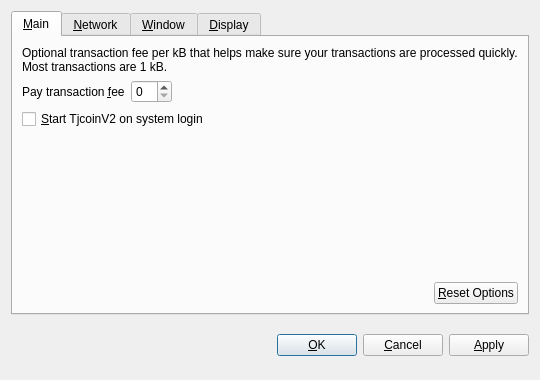
<?xml version="1.0" encoding="UTF-8"?>
<ui version="4.0">
 <class>OptionsDialog</class>
 <widget class="QDialog" name="OptionsDialog">
  <property name="geometry">
   <rect>
    <x>0</x>
    <y>0</y>
    <width>540</width>
    <height>380</height>
   </rect>
  </property>
  <property name="windowTitle">
   <string>Options</string>
  </property>
  <property name="modal">
   <bool>true</bool>
  </property>
  <layout class="QVBoxLayout" name="verticalLayout">
   <item>
    <widget class="QTabWidget" name="tabWidget">
     <property name="tabPosition">
      <enum>QTabWidget::North</enum>
     </property>
     <property name="currentIndex">
      <number>0</number>
     </property>
     <widget class="QWidget" name="tabMain">
      <attribute name="title">
       <string>&amp;Main</string>
      </attribute>
      <layout class="QVBoxLayout" name="verticalLayout_Main">
       <item>
        <widget class="QLabel" name="transactionFeeInfoLabel">
         <property name="text">
          <string>Optional transaction fee per kB that helps make sure your transactions are processed quickly. Most transactions are 1 kB.</string>
         </property>
         <property name="textFormat">
          <enum>Qt::PlainText</enum>
         </property>
         <property name="wordWrap">
          <bool>true</bool>
         </property>
        </widget>
       </item>
       <item>
        <layout class="QHBoxLayout" name="horizontalLayout_1_Main">
         <item>
          <widget class="QLabel" name="transactionFeeLabel">
           <property name="text">
            <string>Pay transaction &amp;fee</string>
           </property>
           <property name="textFormat">
            <enum>Qt::PlainText</enum>
           </property>
           <property name="buddy">
            <cstring>transactionFee</cstring>
           </property>
          </widget>
         </item>
         <item>
          <widget class="BitcoinAmountField" name="transactionFee"/>
         </item>
         <item>
          <spacer name="horizontalSpacer_1_Main">
           <property name="orientation">
            <enum>Qt::Horizontal</enum>
           </property>
           <property name="sizeHint" stdset="0">
            <size>
             <width>40</width>
             <height>20</height>
            </size>
           </property>
          </spacer>
         </item>
        </layout>
       </item>
       <item>
        <widget class="QCheckBox" name="bitcoinAtStartup">
         <property name="toolTip">
          <string>Automatically start TjcoinV2 after logging in to the system.</string>
         </property>
         <property name="text">
          <string>&amp;Start TjcoinV2 on system login</string>
         </property>
        </widget>
       </item>
       <item>
        <spacer name="verticalSpacer_Main">
         <property name="orientation">
          <enum>Qt::Vertical</enum>
         </property>
         <property name="sizeHint" stdset="0">
          <size>
           <width>20</width>
           <height>40</height>
          </size>
         </property>
        </spacer>
       </item>
       <item>
        <layout class="QHBoxLayout" name="horizontalLayout_2_Main">
         <item>
          <spacer name="horizontalSpacer_2_Main">
           <property name="orientation">
            <enum>Qt::Horizontal</enum>
           </property>
           <property name="sizeHint" stdset="0">
            <size>
             <width>40</width>
             <height>20</height>
            </size>
           </property>
          </spacer>
         </item>
         <item>
          <widget class="QPushButton" name="resetButton">
           <property name="toolTip">
            <string>Reset all client options to default.</string>
           </property>
           <property name="text">
            <string>&amp;Reset Options</string>
           </property>
           <property name="autoDefault">
            <bool>false</bool>
           </property>
          </widget>
         </item>
        </layout>
       </item>
      </layout>
     </widget>
     <widget class="QWidget" name="tabNetwork">
      <attribute name="title">
       <string>&amp;Network</string>
      </attribute>
      <layout class="QVBoxLayout" name="verticalLayout_Network">
       <item>
        <widget class="QCheckBox" name="mapPortUpnp">
         <property name="toolTip">
          <string>Automatically open the TjcoinV2 client port on the router. This only works when your router supports UPnP and it is enabled.</string>
         </property>
         <property name="text">
          <string>Map port using &amp;UPnP</string>
         </property>
        </widget>
       </item>
       <item>
        <widget class="QCheckBox" name="connectSocks">
         <property name="toolTip">
          <string>Connect to the TjcoinV2 network through a SOCKS proxy (e.g. when connecting through Tor).</string>
         </property>
         <property name="text">
          <string>&amp;Connect through SOCKS proxy:</string>
         </property>
        </widget>
       </item>
       <item>
        <layout class="QHBoxLayout" name="horizontalLayout_Network">
         <item>
          <widget class="QLabel" name="proxyIpLabel">
           <property name="text">
            <string>Proxy &amp;IP:</string>
           </property>
           <property name="textFormat">
            <enum>Qt::PlainText</enum>
           </property>
           <property name="buddy">
            <cstring>proxyIp</cstring>
           </property>
          </widget>
         </item>
         <item>
          <widget class="QValidatedLineEdit" name="proxyIp">
           <property name="maximumSize">
            <size>
             <width>140</width>
             <height>16777215</height>
            </size>
           </property>
           <property name="toolTip">
            <string>IP address of the proxy (e.g. 127.0.0.1)</string>
           </property>
          </widget>
         </item>
         <item>
          <widget class="QLabel" name="proxyPortLabel">
           <property name="text">
            <string>&amp;Port:</string>
           </property>
           <property name="textFormat">
            <enum>Qt::PlainText</enum>
           </property>
           <property name="buddy">
            <cstring>proxyPort</cstring>
           </property>
          </widget>
         </item>
         <item>
          <widget class="QLineEdit" name="proxyPort">
           <property name="maximumSize">
            <size>
             <width>55</width>
             <height>16777215</height>
            </size>
           </property>
           <property name="toolTip">
            <string>Port of the proxy (e.g. 9050)</string>
           </property>
          </widget>
         </item>
         <item>
          <widget class="QLabel" name="socksVersionLabel">
           <property name="text">
            <string>SOCKS &amp;Version:</string>
           </property>
           <property name="textFormat">
            <enum>Qt::PlainText</enum>
           </property>
           <property name="buddy">
            <cstring>socksVersion</cstring>
           </property>
          </widget>
         </item>
         <item>
          <widget class="QValueComboBox" name="socksVersion">
           <property name="toolTip">
            <string>SOCKS version of the proxy (e.g. 5)</string>
           </property>
          </widget>
         </item>
         <item>
          <spacer name="horizontalSpacer_Network">
           <property name="orientation">
            <enum>Qt::Horizontal</enum>
           </property>
           <property name="sizeHint" stdset="0">
            <size>
             <width>40</width>
             <height>20</height>
            </size>
           </property>
          </spacer>
         </item>
        </layout>
       </item>
       <item>
        <spacer name="verticalSpacer_Network">
         <property name="orientation">
          <enum>Qt::Vertical</enum>
         </property>
         <property name="sizeHint" stdset="0">
          <size>
           <width>20</width>
           <height>40</height>
          </size>
         </property>
        </spacer>
       </item>
      </layout>
     </widget>
     <widget class="QWidget" name="tabWindow">
      <attribute name="title">
       <string>&amp;Window</string>
      </attribute>
      <layout class="QVBoxLayout" name="verticalLayout_Window">
       <item>
        <widget class="QCheckBox" name="minimizeToTray">
         <property name="toolTip">
          <string>Show only a tray icon after minimizing the window.</string>
         </property>
         <property name="text">
          <string>&amp;Minimize to the tray instead of the taskbar</string>
         </property>
        </widget>
       </item>
       <item>
        <widget class="QCheckBox" name="minimizeOnClose">
         <property name="toolTip">
          <string>Minimize instead of exit the application when the window is closed. When this option is enabled, the application will be closed only after selecting Quit in the menu.</string>
         </property>
         <property name="text">
          <string>M&amp;inimize on close</string>
         </property>
        </widget>
       </item>
       <item>
        <spacer name="verticalSpacer_Window">
         <property name="orientation">
          <enum>Qt::Vertical</enum>
         </property>
         <property name="sizeHint" stdset="0">
          <size>
           <width>20</width>
           <height>40</height>
          </size>
         </property>
        </spacer>
       </item>
      </layout>
     </widget>
     <widget class="QWidget" name="tabDisplay">
      <attribute name="title">
       <string>&amp;Display</string>
      </attribute>
      <layout class="QVBoxLayout" name="verticalLayout_Display">
       <item>
        <layout class="QHBoxLayout" name="horizontalLayout_1_Display">
         <item>
          <widget class="QLabel" name="langLabel">
           <property name="text">
            <string>User Interface &amp;language:</string>
           </property>
           <property name="textFormat">
            <enum>Qt::PlainText</enum>
           </property>
           <property name="buddy">
            <cstring>lang</cstring>
           </property>
          </widget>
         </item>
         <item>
          <widget class="QValueComboBox" name="lang">
           <property name="toolTip">
            <string>The user interface language can be set here. This setting will take effect after restarting TjcoinV2.</string>
           </property>
          </widget>
         </item>
        </layout>
       </item>
       <item>
        <layout class="QHBoxLayout" name="horizontalLayout_2_Display">
         <item>
          <widget class="QLabel" name="unitLabel">
           <property name="text">
            <string>&amp;Unit to show amounts in:</string>
           </property>
           <property name="textFormat">
            <enum>Qt::PlainText</enum>
           </property>
           <property name="buddy">
            <cstring>unit</cstring>
           </property>
          </widget>
         </item>
         <item>
          <widget class="QValueComboBox" name="unit">
           <property name="toolTip">
            <string>Choose the default subdivision unit to show in the interface and when sending coins.</string>
           </property>
          </widget>
         </item>
        </layout>
       </item>
       <item>
        <widget class="QCheckBox" name="displayAddresses">
         <property name="toolTip">
          <string>Whether to show TjcoinV2 addresses in the transaction list or not.</string>
         </property>
         <property name="text">
          <string>&amp;Display addresses in transaction list</string>
         </property>
        </widget>
       </item>
       <item>
        <widget class="QCheckBox" name="coinControlFeatures">
         <property name="toolTip">
          <string>Whether to show coin control features or not.</string>
         </property>
         <property name="text">
          <string>Display coin &amp;control features (experts only!)</string>
         </property>
        </widget>
       </item>
       <item>
        <spacer name="verticalSpacer_Display">
         <property name="orientation">
          <enum>Qt::Vertical</enum>
         </property>
         <property name="sizeHint" stdset="0">
          <size>
           <width>20</width>
           <height>40</height>
          </size>
         </property>
        </spacer>
       </item>
      </layout>
     </widget>
    </widget>
   </item>
   <item>
    <layout class="QHBoxLayout" name="horizontalLayout_Buttons">
     <item>
      <spacer name="horizontalSpacer_1">
       <property name="orientation">
        <enum>Qt::Horizontal</enum>
       </property>
       <property name="sizeHint" stdset="0">
        <size>
         <width>40</width>
         <height>48</height>
        </size>
       </property>
      </spacer>
     </item>
     <item>
      <widget class="QLabel" name="statusLabel">
       <property name="font">
        <font>
         <weight>75</weight>
         <bold>true</bold>
        </font>
       </property>
       <property name="text">
        <string/>
       </property>
       <property name="textFormat">
        <enum>Qt::PlainText</enum>
       </property>
       <property name="wordWrap">
        <bool>true</bool>
       </property>
      </widget>
     </item>
     <item>
      <spacer name="horizontalSpacer_2">
       <property name="orientation">
        <enum>Qt::Horizontal</enum>
       </property>
       <property name="sizeHint" stdset="0">
        <size>
         <width>40</width>
         <height>48</height>
        </size>
       </property>
      </spacer>
     </item>
     <item>
      <widget class="QPushButton" name="okButton">
       <property name="text">
        <string>&amp;OK</string>
       </property>
      </widget>
     </item>
     <item>
      <widget class="QPushButton" name="cancelButton">
       <property name="text">
        <string>&amp;Cancel</string>
       </property>
       <property name="autoDefault">
        <bool>false</bool>
       </property>
      </widget>
     </item>
     <item>
      <widget class="QPushButton" name="applyButton">
       <property name="text">
        <string>&amp;Apply</string>
       </property>
       <property name="autoDefault">
        <bool>false</bool>
       </property>
      </widget>
     </item>
    </layout>
   </item>
  </layout>
 </widget>
 <customwidgets>
  <customwidget>
   <class>BitcoinAmountField</class>
   <extends>QSpinBox</extends>
   <header>bitcoinamountfield.h</header>
  </customwidget>
  <customwidget>
   <class>QValueComboBox</class>
   <extends>QComboBox</extends>
   <header>qvaluecombobox.h</header>
  </customwidget>
  <customwidget>
   <class>QValidatedLineEdit</class>
   <extends>QLineEdit</extends>
   <header>qvalidatedlineedit.h</header>
  </customwidget>
 </customwidgets>
 <resources/>
 <connections/>
</ui>
